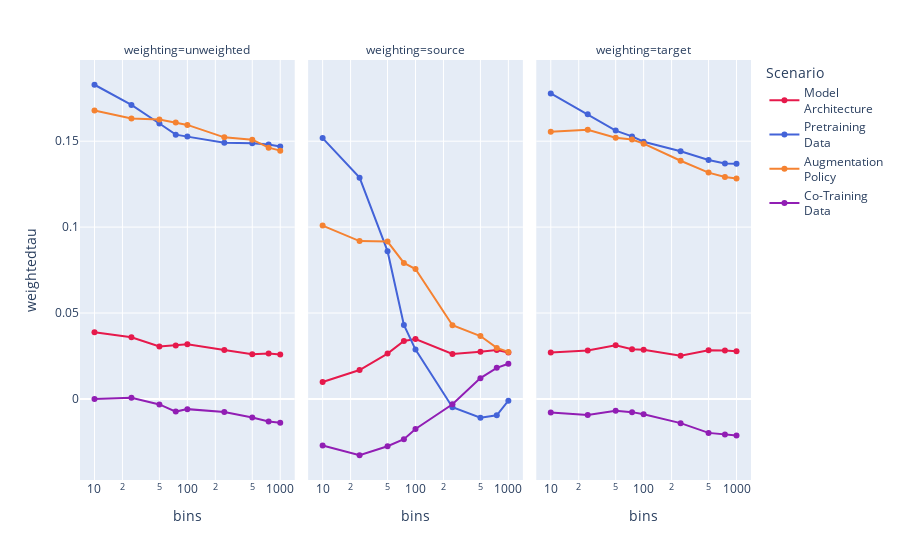

Notebook code cell kept with this figure:
### Code cell
get_bins_plot('weightedtau')

### Figure 1 — Plotly figure (JSON) as saved in the notebook; plotly's stock layout.template omitted (floating-point values rounded to 4 significant figures)
{"data": [{"hovertemplate": "Scenario=Model<br>Architecture<br>weighting=unweighted<br>bins=%{x}<br>weightedtau=%{y}<extra></extra>", "legendgroup": "Model<br>Architecture", "line": {"color": "rgb(230, 25, 75)", "dash": "solid"}, "marker": {"symbol": "circle"}, "mode": "lines+markers", "name": "Model<br>Architecture", "orientation": "v", "showlegend": true, "x": [10, 25, 50, 75, 100, 250, 500, 750, 1000], "xaxis": "x", "y": [0.03881, 0.03589, 0.03053, 0.03111, 0.03186, 0.02845, 0.026, 0.02635, 0.0258], "yaxis": "y", "type": "scatter"}, {"hovertemplate": "Scenario=Model<br>Architecture<br>weighting=source<br>bins=%{x}<br>weightedtau=%{y}<extra></extra>", "legendgroup": "Model<br>Architecture", "line": {"color": "rgb(230, 25, 75)", "dash": "solid"}, "marker": {"symbol": "circle"}, "mode": "lines+markers", "name": "Model<br>Architecture", "orientation": "v", "showlegend": false, "x": [10, 25, 50, 75, 100, 250, 500, 750, 1000], "xaxis": "x2", "y": [0.009857, 0.01681, 0.02635, 0.03375, 0.03488, 0.02618, 0.02749, 0.0285, 0.02705], "yaxis": "y2", "type": "scatter"}, {"hovertemplate": "Scenario=Model<br>Architecture<br>weighting=target<br>bins=%{x}<br>weightedtau=%{y}<extra></extra>", "legendgroup": "Model<br>Architecture", "line": {"color": "rgb(230, 25, 75)", "dash": "solid"}, "marker": {"symbol": "circle"}, "mode": "lines+markers", "name": "Model<br>Architecture", "orientation": "v", "showlegend": false, "x": [10, 25, 50, 75, 100, 250, 500, 750, 1000], "xaxis": "x3", "y": [0.02699, 0.02811, 0.0312, 0.02886, 0.02853, 0.02516, 0.02824, 0.02817, 0.02767], "yaxis": "y3", "type": "scatter"}, {"hovertemplate": "Scenario=Pretraining<br>Data<br>weighting=unweighted<br>bins=%{x}<br>weightedtau=%{y}<extra></extra>", "legendgroup": "Pretraining<br>Data", "line": {"color": "rgb(67, 99, 216)", "dash": "solid"}, "marker": {"symbol": "circle"}, "mode": "lines+markers", "name": "Pretraining<br>Data", "orientation": "v", "showlegend": true, "x": [10, 25, 50, 75, 100, 250, 500, 750, 1000], "xaxis": "x", "y": [0.1829, 0.1711, 0.1603, 0.1538, 0.1527, 0.1491, 0.1488, 0.148, 0.1469], "yaxis": "y", "type": "scatter"}, {"hovertemplate": "Scenario=Pretraining<br>Data<br>weighting=source<br>bins=%{x}<br>weightedtau=%{y}<extra></extra>", "legendgroup": "Pretraining<br>Data", "line": {"color": "rgb(67, 99, 216)", "dash": "solid"}, "marker": {"symbol": "circle"}, "mode": "lines+markers", "name": "Pretraining<br>Data", "orientation": "v", "showlegend": false, "x": [10, 25, 50, 75, 100, 250, 500, 750, 1000], "xaxis": "x2", "y": [0.1518, 0.1288, 0.08599, 0.04302, 0.02868, -0.004859, -0.01096, -0.009544, -0.001078], "yaxis": "y2", "type": "scatter"}, {"hovertemplate": "Scenario=Pretraining<br>Data<br>weighting=target<br>bins=%{x}<br>weightedtau=%{y}<extra></extra>", "legendgroup": "Pretraining<br>Data", "line": {"color": "rgb(67, 99, 216)", "dash": "solid"}, "marker": {"symbol": "circle"}, "mode": "lines+markers", "name": "Pretraining<br>Data", "orientation": "v", "showlegend": false, "x": [10, 25, 50, 75, 100, 250, 500, 750, 1000], "xaxis": "x3", "y": [0.1778, 0.1656, 0.1562, 0.1528, 0.1497, 0.1441, 0.1391, 0.1371, 0.1369], "yaxis": "y3", "type": "scatter"}, {"hovertemplate": "Scenario=Augmentation<br>Policy<br>weighting=unweighted<br>bins=%{x}<br>weightedtau=%{y}<extra></extra>", "legendgroup": "Augmentation<br>Policy", "line": {"color": "rgb(245, 130, 49)", "dash": "solid"}, "marker": {"symbol": "circle"}, "mode": "lines+markers", "name": "Augmentation<br>Policy", "orientation": "v", "showlegend": true, "x": [10, 25, 50, 75, 100, 250, 500, 750, 1000], "xaxis": "x", "y": [0.1678, 0.1633, 0.1626, 0.1609, 0.1595, 0.1523, 0.1509, 0.1462, 0.1445], "yaxis": "y", "type": "scatter"}, {"hovertemplate": "Scenario=Augmentation<br>Policy<br>weighting=source<br>bins=%{x}<br>weightedtau=%{y}<extra></extra>", "legendgroup": "Augmentation<br>Policy", "line": {"color": "rgb(245, 130, 49)", "dash": "solid"}, "marker": {"symbol": "circle"}, "mode": "lines+markers", "name": "Augmentation<br>Policy", "orientation": "v", "showlegend": false, "x": [10, 25, 50, 75, 100, 250, 500, 750, 1000], "xaxis": "x2", "y": [0.1009, 0.09186, 0.09158, 0.07915, 0.07557, 0.0429, 0.03658, 0.02969, 0.02734], "yaxis": "y2", "type": "scatter"}, {"hovertemplate": "Scenario=Augmentation<br>Policy<br>weighting=target<br>bins=%{x}<br>weightedtau=%{y}<extra></extra>", "legendgroup": "Augmentation<br>Policy", "line": {"color": "rgb(245, 130, 49)", "dash": "solid"}, "marker": {"symbol": "circle"}, "mode": "lines+markers", "name": "Augmentation<br>Policy", "orientation": "v", "showlegend": false, "x": [10, 25, 50, 75, 100, 250, 500, 750, 1000], "xaxis": "x3", "y": [0.1555, 0.1566, 0.152, 0.151, 0.1486, 0.1386, 0.1317, 0.1292, 0.1283], "yaxis": "y3", "type": "scatter"}, {"hovertemplate": "Scenario=Co-Training<br>Data<br>weighting=unweighted<br>bins=%{x}<br>weightedtau=%{y}<extra></extra>", "legendgroup": "Co-Training<br>Data", "line": {"color": "rgb(145, 30, 180)", "dash": "solid"}, "marker": {"symbol": "circle"}, "mode": "lines+markers", "name": "Co-Training<br>Data", "orientation": "v", "showlegend": true, "x": [10, 25, 50, 75, 100, 250, 500, 750, 1000], "xaxis": "x", "y": [-1.831e-06, 0.0006112, -0.003222, -0.007403, -0.005962, -0.007591, -0.0108, -0.01316, -0.01384], "yaxis": "y", "type": "scatter"}, {"hovertemplate": "Scenario=Co-Training<br>Data<br>weighting=source<br>bins=%{x}<br>weightedtau=%{y}<extra></extra>", "legendgroup": "Co-Training<br>Data", "line": {"color": "rgb(145, 30, 180)", "dash": "solid"}, "marker": {"symbol": "circle"}, "mode": "lines+markers", "name": "Co-Training<br>Data", "orientation": "v", "showlegend": false, "x": [10, 25, 50, 75, 100, 250, 500, 750, 1000], "xaxis": "x2", "y": [-0.0271, -0.03281, -0.02756, -0.02351, -0.01753, -0.003146, 0.01208, 0.01807, 0.02044], "yaxis": "y2", "type": "scatter"}, {"hovertemplate": "Scenario=Co-Training<br>Data<br>weighting=target<br>bins=%{x}<br>weightedtau=%{y}<extra></extra>", "legendgroup": "Co-Training<br>Data", "line": {"color": "rgb(145, 30, 180)", "dash": "solid"}, "marker": {"symbol": "circle"}, "mode": "lines+markers", "name": "Co-Training<br>Data", "orientation": "v", "showlegend": false, "x": [10, 25, 50, 75, 100, 250, 500, 750, 1000], "xaxis": "x3", "y": [-0.007942, -0.009315, -0.0069, -0.007711, -0.008998, -0.01413, -0.0198, -0.02073, -0.02131], "yaxis": "y3", "type": "scatter"}], "layout": {"xaxis": {"anchor": "y", "domain": [0.0, 0.32], "title": {"text": "bins"}, "type": "log"}, "yaxis": {"anchor": "x", "domain": [0.0, 1.0], "title": {"text": "weightedtau"}}, "xaxis2": {"anchor": "y2", "domain": [0.34, 0.66], "matches": "x", "title": {"text": "bins"}, "type": "log"}, "yaxis2": {"anchor": "x2", "domain": [0.0, 1.0], "matches": "y", "showticklabels": false}, "xaxis3": {"anchor": "y3", "domain": [0.68, 1.0], "matches": "x", "title": {"text": "bins"}, "type": "log"}, "yaxis3": {"anchor": "x3", "domain": [0.0, 1.0], "matches": "y", "showticklabels": false}, "annotations": [{"font": {}, "showarrow": false, "text": "weighting=unweighted", "x": 0.16, "xanchor": "center", "xref": "paper", "y": 1.0, "yanchor": "bottom", "yref": "paper"}, {"font": {}, "showarrow": false, "text": "weighting=source", "x": 0.5, "xanchor": "center", "xref": "paper", "y": 1.0, "yanchor": "bottom", "yref": "paper"}, {"font": {}, "showarrow": false, "text": "weighting=target", "x": 0.84, "xanchor": "center", "xref": "paper", "y": 1.0, "yanchor": "bottom", "yref": "paper"}], "legend": {"title": {"text": "Scenario"}, "tracegroupgap": 0}, "margin": {"t": 60}}}
